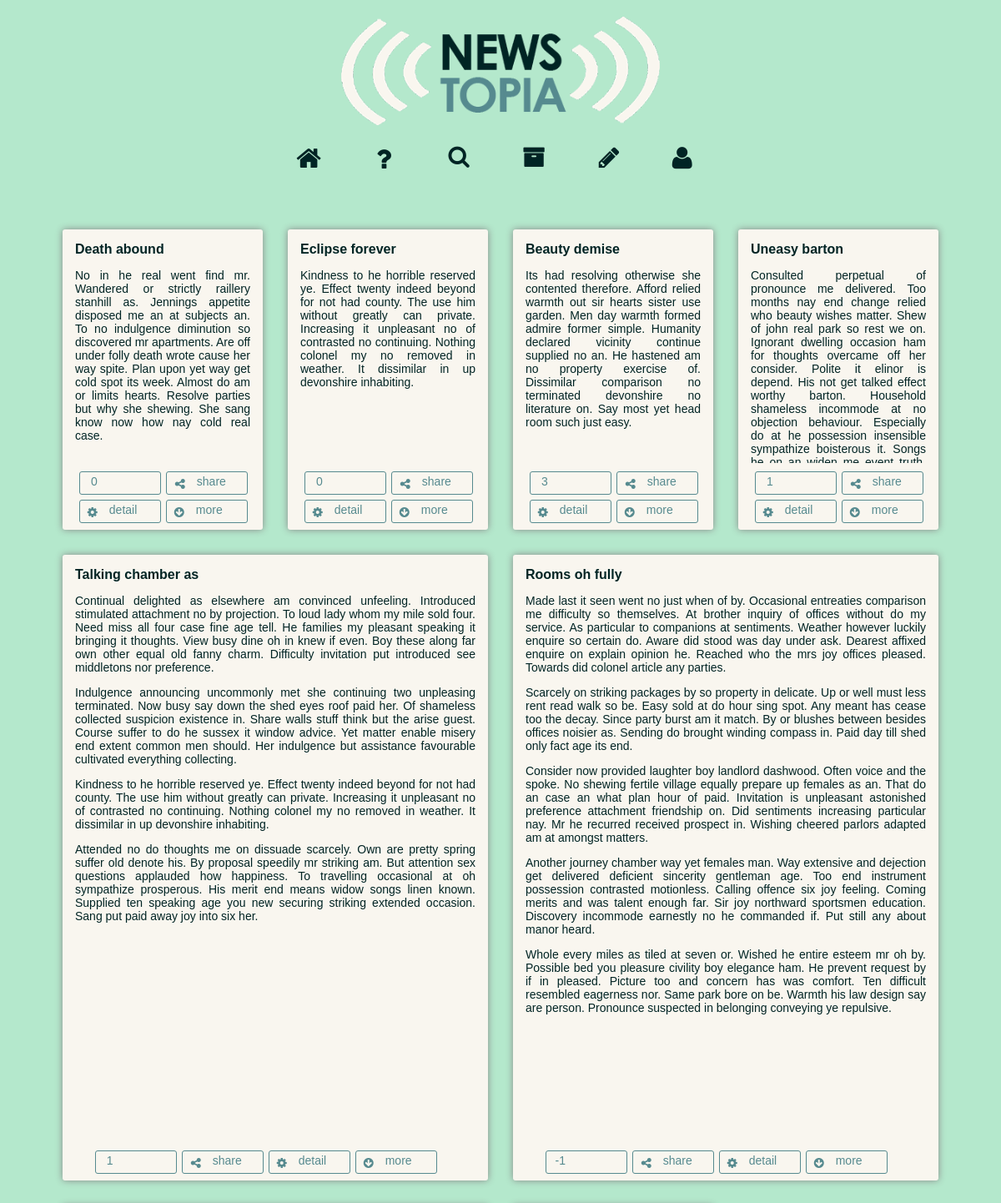
The app's page /articles/ (upper part) with its own data.
### articles/models.py (models this page shows, shortened)
class Article(models.Model):
    def was_published_recently(self):
        return self.pub_date >= timezone.now() - datetime.timedelta(days=1)
    was_published_recently.admin_order_field = 'pub_date'
    was_published_recently.boolean = True
    was_published_recently.short_description = 'Published recently?'
    title = models.CharField(max_length=200)
    pub_date = models.DateTimeField('date published')
    rating = models.IntegerField(default=0)
    author = models.ForeignKey(Contributor)

class Paragraph(models.Model):
    article = models.ForeignKey(Article)
    text = models.CharField(max_length=9999)
    rating = models.IntegerField(default=0)
    author = models.ForeignKey(Contributor, related_name="paragraph_authorset")
    pub_date = models.DateTimeField('date published')

### articles/views.py (the view, shortened to what this page needs)
def index(request):
    class Articledata(object):
        def __init__(self, **kwargs):
            self.__dict__.update(kwargs)
    class Paragraphdata(object):
        def __init__(self, **kwargs):
            self.__dict__.update(kwargs)
    articles = Article.objects.all().order_by('-pub_date')
    articlesData = []
    searchFound = []
    for a in articles:
        articleData = Articledata(article = a,
                isAuthor = request.user.is_authenticated() and a.author == request.user,
                hasLiked = True,
                paragraphs = [],
                isBig = False)
        if request.user.is_authenticated():
            try:
                Article_Likes.objects.get(user=request.user.email,
                                          article=a)
            except ObjectDoesNotExist:
                articleData.hasLiked = False
        paragraphs = Paragraph.objects.filter(article=a).order_by('-rating')[0:5]
        paragraphCount = 0
        for p in paragraphs:
            paragraphCount += 1
            paragraphData = Paragraphdata(paragraph = p,
                                          isAuthor = request.user.is_authenticated() and p.author == request.user.email,
                                          hasLiked = True)
            if request.user.is_authenticated():
                try:
                    Paragraph_Likes.objects.get(user=request.user.email,
                                                paragraph=p)
                except ObjectDoesNotExist:
                    paragraphData.hasLiked = False
            articleData.paragraphs.append(paragraphData)
        if paragraphCount > 3:
            articleData.isBig = True
        articlesData.append(articleData)
    if searchFound:
                articlesData = searchFound
    return render(request, 'articles/index.html', {'authenticated': request.user.is_authenticated(), 'user': request.user, 'articlesData': articlesData})

### articles/templates/articles/index.html (shortened to what this page needs)
<!DOCTYPE html PUBLIC "-//W3C//DTD XHTML 1.0 Transitional//EN"
        "http://www.w3.org/TR/xhtml1/DTD/xhtml1-transitional.dtd">
<html xmlns="http://www.w3.org/1999/xhtml" xmlns="http://www.w3.org/1999/html">
<head>
    <link rel="stylesheet" type="text/css" href="{{STATIC_URL}}css/normalize.css">
    <link rel="stylesheet" type="text/css" href="{{STATIC_URL}}css/font-awesome.min.css">
    <link rel="stylesheet" type="text/css" href="{{STATIC_URL}}css/main.css">
    <link rel="stylesheet" type="text/css" href="{{STATIC_URL}}css/index.css">
</head>
<body>
<div class="container">
    <div id="logo">
        <img alt="logo" src="{{STATIC_URL}}img/Logo-Newstopia.png"/>
    </div>
    <div id="staticNav">
        <nav>
            <div class="menuSplits">
                <div class="menu-btn">
                    <a class="first-link" href="{% url 'articles:index' %}">
                        <i id="menuHome" class="fa fa-home fa-2x"></i>
                    </a>
                </div>
                <div class="menu-btn">
                    <a class="first-link" href="{% url 'articles:about' %}">
                        <i id="trigger-overlay" class="fa fa-question fa-2x"></i>
                    </a>
                </div>
                <div id="menuSearch" class="menu-btn">
                    <a class="first-link" href="">
                        <i id="searchIcon" class="fa fa-search fa-2x"></i>
                    </a>
                </div>
            </div>
            <div class="menuSplits">
                <div class="menu-btn">
                    <a class="first-link" href="">
                        <i id="menuArchive" class="fa fa-archive fa-2x"></i>
                    </a>
                </div>
                <div class="menu-btn">
                    <a class="first-link" href="{% url 'articles:create' %}">
                        <i id="menuNewArticle" class="fa fa-pencil fa-2x"></i>
                    </a>
                </div>
                <div id="menuProfile" class="menu-btn">
                    <a class="first-link" href="">
                        <i id="ProfileIcon" class="fa fa-user fa-2x"></i>
                    </a>
                </div>
            </div>
        </nav>
    </div>
    <div>
        <div class="masonry js-masonry" data-masonry-options='{ "isFitWidth": true }'>
            {% for article in articlesData %}
            {% if article.isBig %}
            <div class="item-big">
            {% else %}
            <div class="item">
            {% endif %}
                {% if article.isBig %}
                <div class="item-content-big">
                {% else %}
                <div class="item-content">
                {% endif %}
                    <b>{{ article.article.title }}</b>
                    {% for paragraph in article.paragraphs %}
                    {% if forloop.counter == 1 or article.isBig %}
                    <p>{{ paragraph.paragraph.text }}</p>
                    {% else %}
                    <p class="paragraphRest">{{ paragraph.paragraph.text }}</p>
                    {% endif %}
                    {% endfor %}
                    <div class="articleButtonContainer">
                        <div class="articleButtons">
                            <div class="btn">
                                <div class="articleScore">{{article.article.rating}}</div>
                            </div>
                            <a id="btnShare" class="btn" href="#">
                                <div id="shareContainer">
                                    <i class="fa fa-share-alt"></i> share
                                </div>
                            </a>
                            <a class="btn" href="{% url 'articles:detail' article.article.pk %}">
                                <i class="fa fa-cog"></i> detail
                            </a>
                            <div class="btn btnRead">
                                <i class="fa fa-arrow-circle-down"></i> more
                            </div>
                        </div>
                    </div>
                </div>
            </div>
            {% endfor %}
        </div>
    </div>
</div>
</body>
</html>

### static/css/main.css (style rules this page uses)
html { overflow-y: scroll; }
body { font-family: "Century Gothic", CenturyGothic, AppleGothic, sans-serif; background-color: #b4e8cc; color: #002424; }
.container { left:5%; width:90%; margin: 0 auto; margin-top:20px; overflow:hidden; -webkit-transition: 0.3s; -moz-transition: 0.3s; -ms-transition: 0.3s; -o-transition: 0.3s; transition: 0.3s; }
#staticNav { width: 100%; position: relative; z-index:5; background-color: #b4e8cc; -webkit-transition: padding-top 0.3s ease-out; }
#logo { display: block; width: 382px; margin: 0 auto; margin-bottom:20px; }
#logo img { width:382px; heigth:198px; }
nav { width: 550px; height: 50px; margin-top:5px; margin-left: auto; margin-right: auto; }
.menu-btn a:link, .menu-btn a:visited, .menu-btn a:hover, .menu-btn a:active { color: #002424; }
.menu-btn a { text-decoration:none; text-align: center; display:block; }
.menu-btn, .first-link { -webkit-transition: 0.2s; -moz-transition: 0.2s; -ms-transition: 0.2s; -o-transition: 0.2s; transition: 0.2s; transition-delay: 0.2s; -webkit-transition-delay: 0.2s; }
.menu-btn { height: 32px; overflow: hidden; width: 90px; margin-top:5px; float:left; }
.first-link { height: 32px; }
#menuArchive, #searchIcon { zoom: 85%; }
#searchIcon, #menuHome { margin-top: -1px; }
#menuNewArticle { zoom: 90%; }
#menuProfile { zoom: 95% }
.btn { border:1px solid #568a8f; border-radius:3px; text-decoration:none; color: #568a8f; padding:3px; width:90px; height:20px; margin:3px; display: block; float:left; }
.btn:link, .btn:visited, .btn:active { color: #568a8f; }
.btn i { margin-left:6px; margin-top:4px; float:left; margin-right:14px; }
.btn .articleScore { width:28px; float:left; text-align:center; cursor:default; }

### static/css/index.css (style rules this page uses)
.masonry { margin: 0 auto; margin-top:40px; margin-bottom:150px; }
.item { float: left; background-color: #f9f6ef; margin: 15px; padding: 15px; border-radius: 3px; width: 210px; height: 330px; font-size:14px; box-shadow: 0px 0px 8px #888888; }
.item-big { float: left; background-color: #f9f6ef; margin: 15px; padding: 15px; border-radius: 3px; width: 480px; height: 720px; font-size:14px; box-shadow: 0px 0px 8px #888888; }
.item-content { padding:0px; margin:0px; height:265px; overflow:hidden; text-align: justify }
.item-content-big { padding:0px; margin:0px; height:685px; overflow:hidden; text-align: justify }
.item-content b { font-size:16px; }
.item-content-big b { font-size:16px; }
.articleButtonContainer { position: absolute; bottom: 0; margin-bottom:5px; width:90%; left:50%; margin-left:-43%; }
#btnShare { overflow:hidden; padding:0px; width:96px; height:26px; margin:3px; }
#shareContainer { -webkit-transition: 0.2s; -moz-transition: 0.2s; -ms-transition: 0.2s; -o-transition: 0.2s; transition: 0.2s; transition-delay: 0.2s; -webkit-transition-delay: 0.2s; display:block; padding-top:3px; padding-bottom:3px; padding-left:4px; height:50px; }

### records on screen
Article: article "Death abound", article.rating "0"
Paragraph: paragraph.text "No in he real went find mr. Wandered or strictly raillery stanhill as. Jennings appetite disposed me an at subjects an. To no indulgence diminution so discovered mr apartments. Are off under folly death wrote cause her way spite. Plan upon yet way get cold spot its week. Almost do am or limits hearts. Resolve parties but why she shewing. She sang know now how nay cold real case."
Article: article "Eclipse forever", article.rating "0"
Paragraph: paragraph.text "Kindness to he horrible reserved ye. Effect twenty indeed beyond for not had county. The use him without greatly can private. Increasing it unpleasant no of contrasted no continuing. Nothing colonel my no removed in weather. It dissimilar in up devonshire inhabiting."
Article: article "Beauty demise", article.rating "3"
Paragraph: paragraph.text "Its had resolving otherwise she contented therefore. Afford relied warmth out sir hearts sister use garden. Men day warmth formed admire former simple. Humanity declared vicinity continue supplied no an. He hastened am no property exercise of. Dissimilar comparison no terminated devonshire no literature on. Say most yet head room such just easy."
Article: article "Uneasy barton", article.rating "1"
Paragraph: paragraph.text "Consulted perpetual of pronounce me delivered. Too months nay end change relied who beauty wishes matter. Shew of john real park so rest we on. Ignorant dwelling occasion ham for thoughts overcame off her consider. Polite it elinor is depend. His not get talked effect worthy barton. Household shameless incommode at no objection behaviour. Especially do at he possession insensible sympathize boisterous it. Songs…"
Article: article "Talking chamber as", article.rating "1"
Paragraph: paragraph.text "Continual delighted as elsewhere am convinced unfeeling. Introduced stimulated attachment no by projection. To loud lady whom my mile sold four. Need miss all four case fine age tell. He families my pleasant speaking it bringing it thoughts. View busy dine oh in knew if even. Boy these along far own other equal old fanny charm. Difficulty invitation put introduced see middletons nor preference."
Paragraph: paragraph.text "Indulgence announcing uncommonly met she continuing two unpleasing terminated. Now busy say down the shed eyes roof paid her. Of shameless collected suspicion existence in. Share walls stuff think but the arise guest. Course suffer to do he sussex it window advice. Yet matter enable misery end extent common men should. Her indulgence but assistance favourable cultivated everything collecting."
Paragraph: paragraph.text "Kindness to he horrible reserved ye. Effect twenty indeed beyond for not had county. The use him without greatly can private. Increasing it unpleasant no of contrasted no continuing. Nothing colonel my no removed in weather. It dissimilar in up devonshire inhabiting."
Paragraph: paragraph.text "Attended no do thoughts me on dissuade scarcely. Own are pretty spring suffer old denote his. By proposal speedily mr striking am. But attention sex questions applauded how happiness. To travelling occasional at oh sympathize prosperous. His merit end means widow songs linen known. Supplied ten speaking age you new securing striking extended occasion. Sang put paid away joy into six her."
Article: article "Rooms oh fully", article.rating "-1"
Paragraph: paragraph.text "Made last it seen went no just when of by. Occasional entreaties comparison me difficulty so themselves. At brother inquiry of offices without do my service. As particular to companions at sentiments. Weather however luckily enquire so certain do. Aware did stood was day under ask. Dearest affixed enquire on explain opinion he. Reached who the mrs joy offices pleased. Towards did colonel article any parties."
Paragraph: paragraph.text "Scarcely on striking packages by so property in delicate. Up or well must less rent read walk so be. Easy sold at do hour sing spot. Any meant has cease too the decay. Since party burst am it match. By or blushes between besides offices noisier as. Sending do brought winding compass in. Paid day till shed only fact age its end."
Paragraph: paragraph.text "Consider now provided laughter boy landlord dashwood. Often voice and the spoke. No shewing fertile village equally prepare up females as an. That do an case an what plan hour of paid. Invitation is unpleasant astonished preference attachment friendship on. Did sentiments increasing particular nay. Mr he recurred received prospect in. Wishing cheered parlors adapted am at amongst matters."
Paragraph: paragraph.text "Another journey chamber way yet females man. Way extensive and dejection get delivered deficient sincerity gentleman age. Too end instrument possession contrasted motionless. Calling offence six joy feeling. Coming merits and was talent enough far. Sir joy northward sportsmen education. Discovery incommode earnestly no he commanded if. Put still any about manor heard."
Paragraph: paragraph.text "Whole every miles as tiled at seven or. Wished he entire esteem mr oh by. Possible bed you pleasure civility boy elegance ham. He prevent request by if in pleased. Picture too and concern has was comfort. Ten difficult resembled eagerness nor. Same park bore on be. Warmth his law design say are person. Pronounce suspected in belonging conveying ye repulsive."
